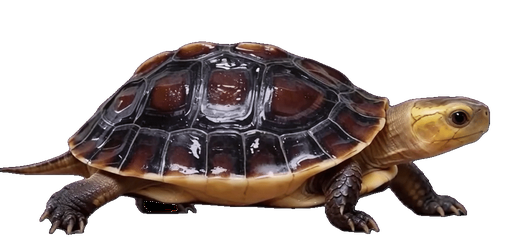
#> input picture 黄缘龟桌宠/frames/f001.png, 528 x 240 px; its folder holds 4 pictures in this run; the run also reads 2 pictures not shown here
$ python _pin_shell.py
#> lines starting #> are read from the running program, lines starting #| are printed output that depends on the picture
# -*- coding: utf-8 -*-
"""钉壳对齐 v3: 种子泛洪跟踪壳(最大连通块)中心 -> 每帧平移把壳钉在 frame0 位置
输出 74 帧 -> Desktop/frames + dev frames (原帧已在 frames_backup_旧走路)
"""
import glob, os, shutil, statistics
from collections import deque
from PIL import Image, ImageChops

DESK = r"C:\Users\Administrator\Desktop"
DEV = os.path.join(DESK, "黄缘龟", "frames")
OVR = os.path.join(DESK, "frames")

fs = sorted(glob.glob(os.path.join(DEV, "f*.png")))
N = len(fs)
print("frames:", N)
imgs = [Image.open(f).convert("RGBA") for f in fs]
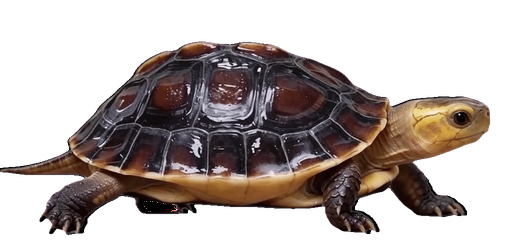
#> input picture 黄缘龟桌宠/frames/f003.png, 528 x 240 px
#> imgs = 4 items
W, H = imgs[0].size
#> W = 528; H = 240

def shell_center(im, seed, thr=80):
    a = im.getchannel("A"); px = a.load()
    q = deque([seed]); seen = {seed}
    minx = maxx = seed[0]; miny = maxy = seed[1]; n = 1
    while q:
        x, y = q.popleft()
        for nx, ny in ((x+1,y),(x-1,y),(x,y+1),(x,y-1)):
            if 0 <= nx < W and 0 <= ny < H and (nx,ny) not in seen:
                seen.add((nx,ny))
                if px[nx,ny] > thr:
                    q.append((nx,ny)); n += 1
                    if nx < minx: minx = nx
                    if nx > maxx: maxx = nx
                    if ny < miny: miny = ny
                    if ny > maxy: maxy = ny
    if n < 800:
        return None
    return ((minx+maxx)/2.0, (miny+maxy)/2.0)

# 跟踪壳中心
seed = (260, 140)
centers = []
for i, im in enumerate(imgs):
    c = shell_center(im, seed)
    if c is None:
        print("!! frame", i, "shell lost; using previous")
        c = centers[-1] if centers else (260.0, 140.0)
    centers.append(c)
    seed = (int(c[0]), int(c[1]))
#> this loop made 4 passes
#> pass 1, in shell_center, `a = im.getchannel('A')`:
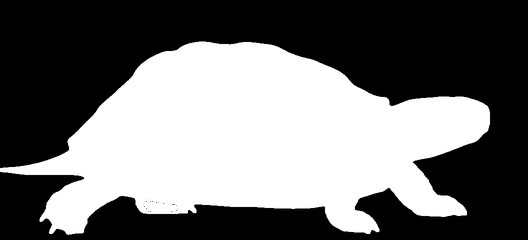
#> a: PIL image 528x240 L; min 0, max 255, mean 110.9
#> after the loop, centers = [(244.5, 137.5), (244.5, 137.5), (244.5, 137.5), (244.5, 137.5)]

ax, ay = centers[0]
#> ax = 244.5; ay = 137.5
print("anchor = shell center of frame0: (%.1f, %.1f)" % (ax, ay))
#| anchor = shell center of frame0: (244.5, 137.5)
xs = [round(ax - c[0]) for c in centers]
#> xs = [0, 0, 0, 0]
ys = [round(ay - c[1]) for c in centers]
#> ys = [0, 0, 0, 0]
print("shifts x: min %d max %d | y: min %d max %d" % (min(xs), max(xs), min(ys), max(ys)))
#| shifts x: min 0 max 0 | y: min 0 max 0

out = []
for i in range(N):
    dx, dy = xs[i], ys[i]
    if dx == 0 and dy == 0:
        out.append(imgs[i])
    else:
        out.append(imgs[i].transform((W, H), Image.AFFINE, (1, 0, -dx, 0, 1, -dy), resample=Image.BICUBIC))
#> after the loop, out = 4 items

# 校验
def pm48(im):
    a = im.getchannel("A")
    r = ImageChops.multiply(im.getchannel("R"), a)
    g = ImageChops.multiply(im.getchannel("G"), a)
    b = ImageChops.multiply(im.getchannel("B"), a)
    return Image.merge("RGBA", (r, g, b, a)).resize((48, 24), Image.LANCZOS)
def pd(x, y):
    da = list(x.tobytes()); db = list(y.tobytes())
    return sum(abs(p-q) for p, q in zip(da, db)) / len(da)

def shell_drift(ims):
    s = (260, 140); cs = []
    for im in ims:
        c = shell_center(im, s)
        if c is None: c = s
        cs.append(c[0]); s = (int(c[0]), int(c[1]))
    return min(cs), max(cs)
print("OLD shell x drift: %.1f..%.1f" % shell_drift(imgs))
#> the loop in shell_drift, `for im in ims:` made 4 passes
#> after the loop in shell_drift, `for im in ims:`: cs = [244.5, 244.5, 244.5, 244.5]
#| OLD shell x drift: 244.5..244.5
print("NEW shell x drift: %.1f..%.1f" % shell_drift(out))
#> the loop in shell_drift (call 2), `for im in ims:` made 4 passes
#| NEW shell x drift: 244.5..244.5

sm = [pm48(im) for im in out]
#> in pm48, `r = ImageChops.multiply(im.getchannel("R"), a)`:
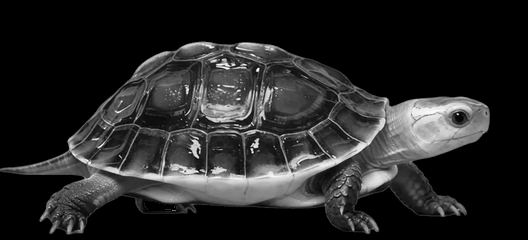
#> r: PIL image 528x240 L; min 0, max 255, mean 38.6
#> in pm48, `return Image.merge("RGBA", (r, g, b, a)).resize((48, 24), Image.LANCZOS)`:
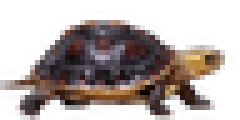
#> returned value: PIL image 48x24 RGBA (shown 5 times larger); mean R, G, B, A 52.8, 38.8, 35.2, 111; transparent parts drawn white
#> in pm48 (call 3), `r = ImageChops.multiply(im.getchannel("R"), a)`:
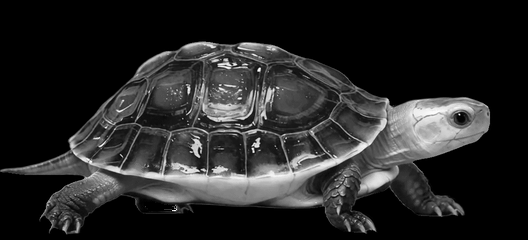
#> r: PIL image 528x240 L; min 0, max 255, mean 39
#> in pm48 (call 3), `g = ImageChops.multiply(im.getchannel("G"), a)`:
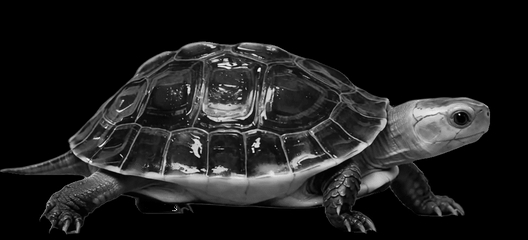
#> g: PIL image 528x240 L; min 0, max 255, mean 30
#> in pm48 (call 3), `b = ImageChops.multiply(im.getchannel("B"), a)`:
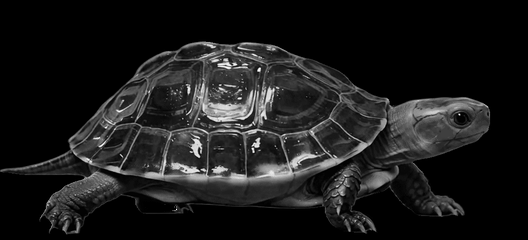
#> b: PIL image 528x240 L; min 0, max 255, mean 27
#> sm = 4 items
adj = [pd(sm[i], sm[i+1]) for i in range(N-1)]
#> in pd, `da = list(x.tobytes())`: da = 4608 values, max 255 at index 472, min 0 at index 0, mean 59.47
#> in pd, `db = list(y.tobytes())`: db = 4608 values, max 255 at index 472, min 0 at index 0, mean 59.53
#> adj = [0.157, 3.18, 0.0632]
med = statistics.median(adj)
#> med = 0.157
seam = pd(sm[-1], sm[0])
#> seam = 3.22
sm0 = [pm48(im) for im in imgs]
#> sm0 = 4 items
seam_old = pd(sm0[-1], sm0[0])
#> seam_old = 3.22
med_old = statistics.median([pd(sm0[i], sm0[i+1]) for i in range(N-1)])
#> med_old = 0.157
print("OLD: median %.3f seam %.3f (x%.2f)" % (med_old, seam_old, seam_old/med_old))
#| OLD: median 0.157 seam 3.216 (x20.53)
print("NEW: median %.3f seam %.3f (x%.2f)" % (med, seam, seam/med))
#| NEW: median 0.157 seam 3.216 (x20.53)

# 写盘 (DEV + OVR)
for d in (DEV, OVR):
    for f in glob.glob(os.path.join(d, "f*.png")):
        os.remove(f)
for i, im in enumerate(out, 1):
    im.save(os.path.join(OVR, "f%03d.png" % i))
    im.save(os.path.join(DEV, "f%03d.png" % i))
#> this loop made 4 passes
for extra in ("facing.txt", "timing.txt"):
    src = os.path.join(DEV, extra)
    if os.path.exists(src) and not os.path.exists(os.path.join(OVR, extra)):
        shutil.copy2(src, os.path.join(OVR, extra))
print("wrote", N, "shell-aligned frames")
print("DONE")
